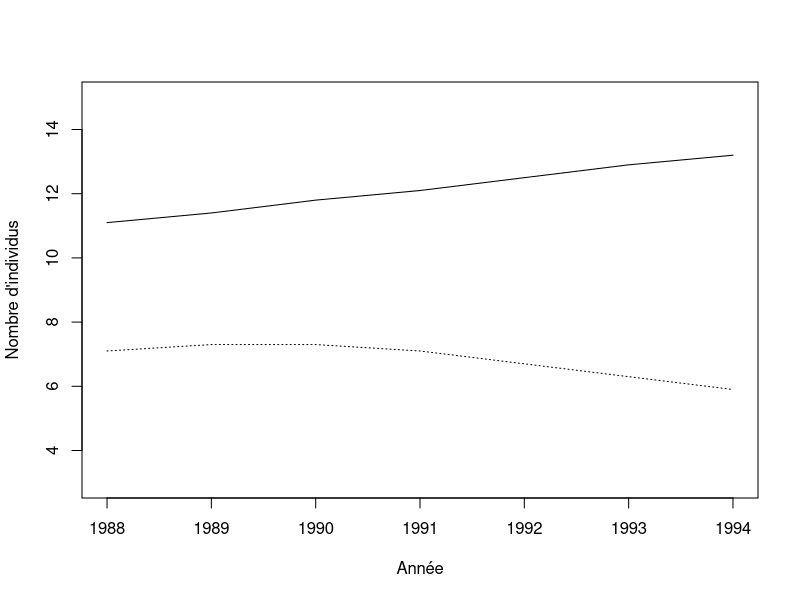
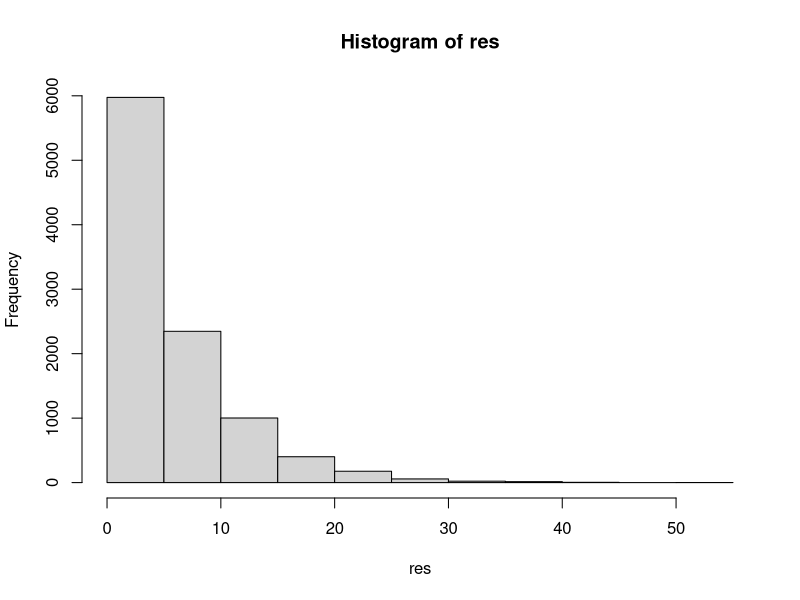
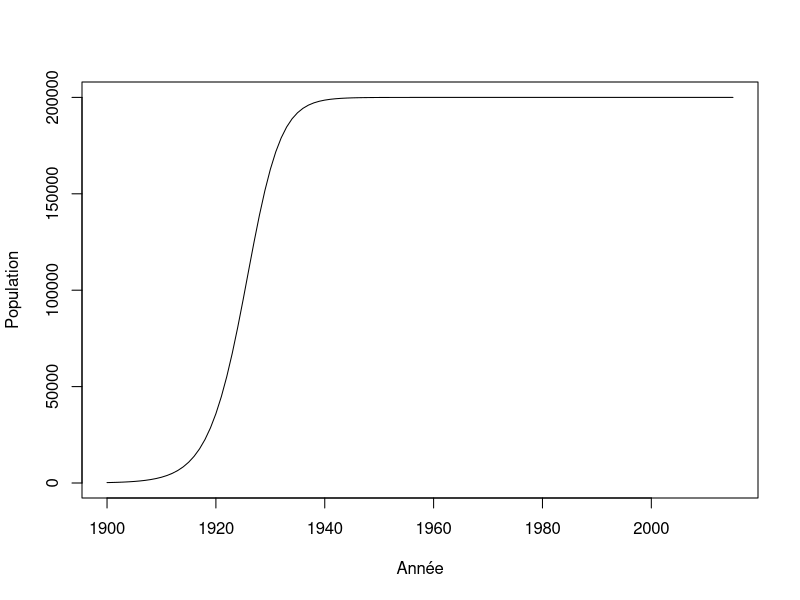
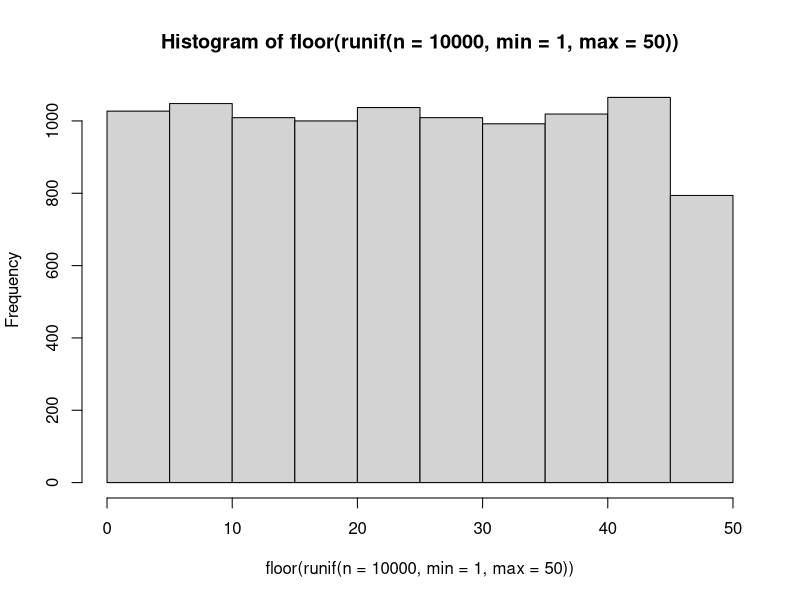
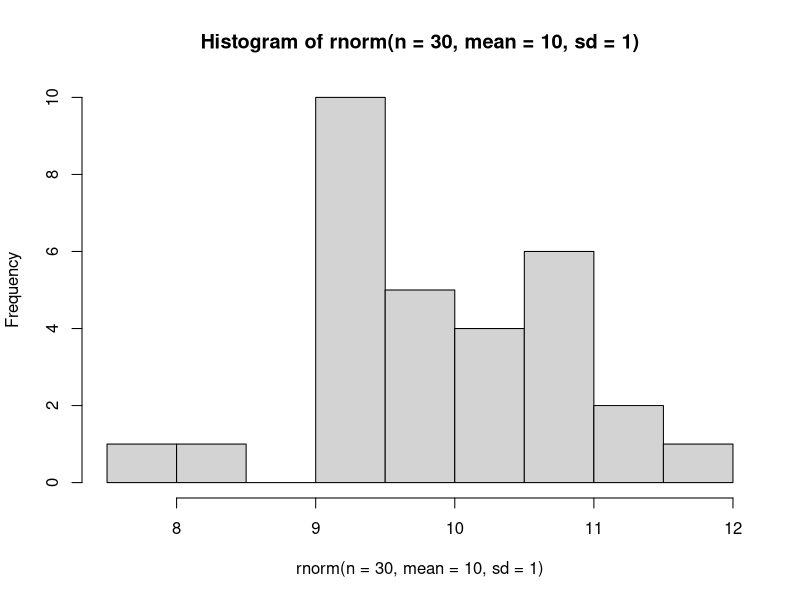
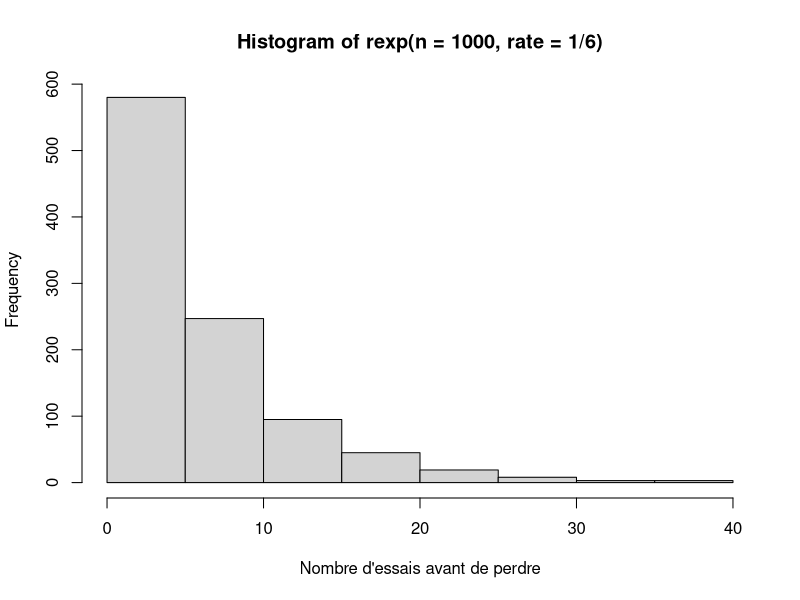
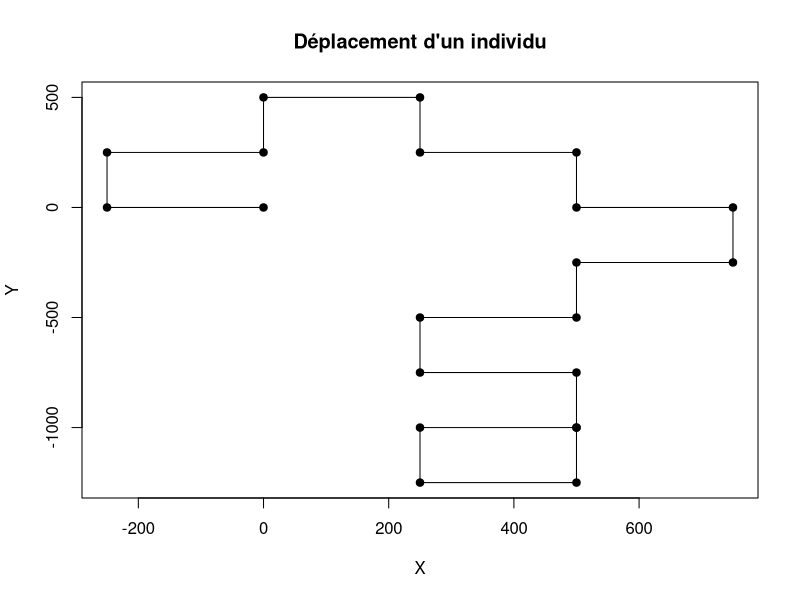
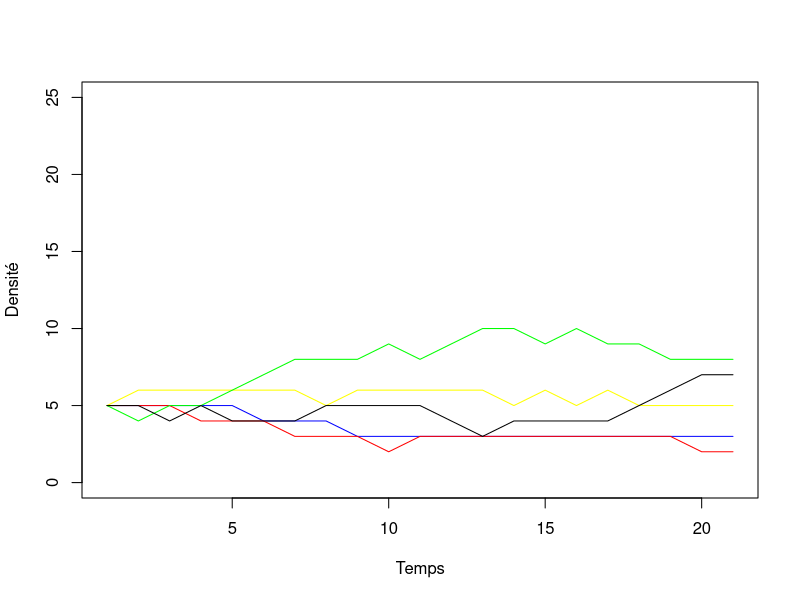

Reproduce these figures in R, in order.
## ---- chunk 1
donnees <- matrix(nr = 7, nc = 2)
donnees[,1] <- c(11.1,11.4,11.8,12.1,12.5,12.9,13.2) #Cameroun
donnees[,2] <- c(7.1,7.3,7.3,7.1,6.7,6.3,5.9) #Rwanda
an <- c(1988:1994)
donnees
## ---- chunk 2
plot(an, donnees[,1], type = "l", xlab = "Année", ylab = "Nombre d'individus", ylim=c(3,15), cex=2)
lines(an, donnees[,2], lty = 3)
## ---- chunk 3
lambda <- matrix(nrow = 6, ncol = 2)
lambda[1,1] <- (donnees[2,1] - donnees[1,1]) / donnees[1,1]
## ---- chunk 4
lambda[2,1] <- (donnees[3,1] - donnees[2,1]) / donnees[2,1]
## ---- chunk 5
depart <- 1
fin <- 5
for(etape in depart:fin) {
    print(etape)
}
## ---- chunk 6
for(etape in c("Bonjour", "programmeurs", "en R")) {
    print(etape)
}
## ---- chunk 7
for(etape in 1:5) {
    print(etape*2)
}
## ---- chunk 8
for(C in -50:100) {
    cat("Pour C = ",C," on obtient F = ",1.8*C + 32, '\n')
}
## ---- chunk 9
test <- runif(5, 0,1)
for(etape in 1:5) {
    print(test[etape])
}
## ---- chunk 10
for(etape in 1:8) {
    cat("À l'étape", etape, ", la boucle est complétée à", etape/8*100, "%.", '\n')
}
## ---- chunk 11
n <- 1
for(etape in -2:5) {
    cat("etape = ",etape, " n = ",n, '\n')
    n <- n + 1
}
## ---- chunk 12
n <- 1
for(etape in 1:10) n <- n*etape
n
## ---- chunk 13
ma_matrice <- matrix(nrow = 5, ncol = 3)
n <- 1
for(i in 1:5) {
    for(j in 1:3) {
        ma_matrice[i,j] <- n
        n <- n + 1
    }
}
ma_matrice
## ---- chunk 14
piece <- c("pile","face")
combinaison = "face-face"
while(combinaison != "pile-pile") {
    essai1 <- sample(piece, 1)
    essai2 <- sample(piece, 1)
    combinaison <- paste(essai1, "-" , essai2, sep = "")
    print(combinaison)
}
## ---- chunk 15
de <- c(1:6)
n_test <- 10000
res <- numeric(n_test)
for(i in 1:n_test) {
	n <- 0
	face <- 0
	while(face != 1) {
		face <- sample(de,1)
		n <- n + 1
	}
	res[i] <- n
}
mean(res)
## ---- chunk 16
hist(res)
## ---- chunk 17
r <- 0.3
N <- 220
K <- 200000
step <- 1
while(N < K/2) {
    N <- N + r * N * (1 - N/K)
    step <- step + 1
}
step
## ---- chunk 18
r <- 0.3
K <- 200000
n_steps <- 115
N <- numeric(n_steps+1)
N[1] <- 220

for(i in 2:(n_steps+1)) {
    N[i] <- N[i-1] + r * N[i-1] * (1 - N[i-1]/K)
}
N[25:30]
## ---- chunk 19
plot(c(1900:2015), N, type = "l", xlab = "Année", ylab = "Population")
## ---- chunk 20
X <- runif(n = 10)
res <- numeric(10)
for(i in 1:10) {
    if(X[i] < 0.3) {
        res[i] <- "plus petit"
    }
    else {
        res[i] <- "plus grand"
    }
}
cbind(X,res)
## ---- chunk 21
res2 <- numeric(10)
for(i in 1:10) {
    if(X[i] > 0.2 & X[i] < 0.6) {
        res2[i] <- "oui"
    }
    else {
        res2[i] <- "non"
    }
}
cbind(X,res2)
## ---- chunk 22
res2 <- numeric(10)
res2[X > 0.2 & X < 0.6] <- "oui"
res2[X < 0.2 | X > 0.6] <- "non"
cbind(X,res2)
## ---- chunk 23
tri <- function(x){
	# Calcul de la dimension du vecteur
	taille <- length(x)
	ordre <- "NON"
	# Boucle qui tourne jusqu'à ce que tout soit en ordre
	while(ordre == "NON") {
		ordre <- "OUI"
		# Boucle qui passe tous les éléments en paires
		for(i in 1:(taille-1)) {
			if(x[i+1] < x[i]) {
				# Inversion des deux lettres
				x[c(i,i+1)] <- x[c(i+1,i)]
				# Comme un changement a été fait, l'ordre
				# n'est pas encore garanti
				ordre <- "NON"
			}
		}
	}
	return(x)
}
tri(c("E", "Z", "F", "C", "D"))

## ---- chunk 24
valeurs <- c("2", "3", "4", "5", "6", "7", "8", "9", "10", "valet", "reine", "roi", "as")
couleurs <- rep(c("pique", "trèfle", "carreau", "coeur"),each = 13)
cartes <- paste(valeurs,"-",couleurs)
tirage <- function(n, cartes) {
    sample(x = cartes, size = n, replace = FALSE)
}
tirage(3, cartes)
## ---- chunk 25

scrabble <- read.table(file = "./donnees/lettres.txt", header=TRUE, sep = " ")
res <- sample(scrabble[,1],7)
res

## ---- chunk 26
hist(floor(runif(n = 10000, min = 1, max = 50)))
## ---- chunk 27
hist(rnorm(n = 30, mean = 10, sd = 1))
## ---- chunk 28
rbinom(n = 10, size = 1, prob = 0.5)
## ---- chunk 29
rmultinom(n = 3, size = 1, prob = rep(1/6, 6))
## ---- chunk 30
hist(rexp(n = 1000, rate = 1/6),
xlab = "Nombre d'essais avant de perdre")
## ---- chunk 31
set.seed(1)
p <- 0.55
alea <- runif(n = 1, min = 0, max = 1)
if(alea < p) res = "pile" else res = "face"
res
## ---- chunk 32
set.seed(1)
## ---- chunk 33

X <- runif(n = 10000, min = 0, max = 1)
p <- 0.2
res <- numeric(length = 10000)
res[X<p] <- 1
sum(res)

X <- runif(n = 10000, min = 0, max = 1)
p <- 0.2
res <- numeric(length = 10000)
res[X<p] <- 1
sum(res)

10000*p
## ---- chunk 34
# Fonction qui permet de modifier la direction de marche de la personne
#
# ENTREES:
#   DirectionDepart:    la direction vers laquelle la personne se deplace pour le moment.
#   Probabilite:        un vecteur contenant les probabilites d'aller dans l'une ou l'autre des directions. 
#                       Probabilite = c(ProbabiliteGauche, ProbabiliteDroite)
#
# SORITES:
#   NouvelleDirection:  la direction vers laquelle la personne va se deplacer au prochain carrefour.
#
ChangerDirection = function(DirectionDepart, Probabilite){
  
  # A COMPLETER: Mettre la condition pour tourner a gauche
  if(runif(1,0,1) < Probabilite[1]){ # <-- Manque du code
    # On tourne a gauche
    NouvelleDirection = DirectionDepart - pi/2
  }
  else{
    # On tourne a droite
    NouvelleDirection = DirectionDepart + pi/2
  }
  
  return(NouvelleDirection)
  
}

# Fonction qui permet de calculer les nouvelles coordonnees de la personne suite a un deplacement
#
# ENTREES:
#   PositionCourante:   un vecteur contenant la position de la personne pour le moment.
#                       PositionCourante = c(PositionX, PositionY)
#   Direction:          la direction vers laquelle la personne va se deplacer.
#
# SORITES:
#   NouvellePosition:   un vecteur contenant la position de la personne apres son deplacement.
#                       NouvellePosition = c(NouvellePositionX, NouvellePositionY)
#
Deplacement = function(PositionCourante, Direction){
  
  # A COMPLETER: Calcul des nouvelles coordonnées
  NouvellePositionX = PositionCourante[1] + sin(Direction)*250 # <-- Manque du code
  NouvellePositionY = PositionCourante[2] + cos(Direction)*250 # <-- Manque du code
  
  # On place les nouvelles positions pour chacune des coordonnees dans un vecteur
  NouvellePosition = c(NouvellePositionX, NouvellePositionY)
  
  return(NouvellePosition)
}
## ---- chunk 35
# ChangerDirection <- function(DirectionDepart, Probabilite){...}
# Deplacement <- function(PositionCourante, Direction){...}

nsteps <- 20
xy <- matrix(0,nrow = 21, ncol = 2)
xy[1,] <- c(0,0)
direction <- 0
probabilite <- c(0.5,0.5)
set.seed(2)
for(step in 2:(nsteps+1)) {
  
  # Calcul de la nouvelle direction
  direction <- ChangerDirection(direction, probabilite)
 
  # Calcul des nouvelles coordonnees
  xy[step,] <- Deplacement(xy[step-1,], direction)
}
## ---- chunk 36
plot(xy[,1],xy[,2], type = "l", 
    xlab = "X", ylab = "Y", main = "Déplacement d'un individu")
points(xy[,1],xy[,2],pch = 19)
## ---- chunk 37
res <- numeric(50)

set.seed(3)
for (j in 1:50){
nsteps <- 20
xy <- matrix(0,nrow = 21, ncol = 2)
xy[1,] <- c(0,0)
direction <- 0
probabilite <- c(0.5,0.5)
for(step in 2:(nsteps+1)) {
  
  direction <- ChangerDirection(direction, probabilite)
 
  xy[step,] <- Deplacement(xy[step-1,], direction)
}
dist <- sqrt(xy[21,1]^2 + xy[21,2]^2)
res[j] <- dist
}
mean(res)
## ---- chunk 38
etats <- c("A", "B", "C", "D", "E")
p <- c(0.1, 0.5, 0.2, 0.05, 0.15)
sum(p)

# On utilise cumsum pour calculer la probabilité cumulative
cump <- cumsum(p)
cump
## ---- chunk 39
alea <- runif(1,0,1)
alea
n_etats <- 5; i = 1; plus_petit = FALSE
while(plus_petit == FALSE) {
    if(alea < cump[i]) {
        decision <- etats[i]
        plus_petit <- TRUE
    }
    else {
        i <- i + 1
    }
}
decision
## ---- chunk 40
tirage <- function(p) {
    etats <- c("A", "B", "C", "D", "E")
    res <- rmultinom(n=1,size=1,prob=p)
    etats[which(res==1)]
}
tirage(p)
## ---- chunk 41
nsteps <- 20
nsac <- 130
couleursac <- c(rep(20,2),rep(30,3))
ncorde <- 5
ntotalcorde <- 25
matres <- matrix(nr = nsteps+1, nc = ncorde)
matres[1,] <- rep(5,5)
colnames(matres) <- c("bleu", "rouge", "jaune", "vert", "noir")

# Une fonction utile pour faire des tirages
# Elle retourne la position de la couleur pigée au hasard
tirage  <- function(p) {
  res <- rmultinom(n=1,size=1,prob=p)
  return(which(res==1))
}
## ---- chunk 42
# La boucle principale
for(step in 2:(nsteps+1)) {
  # Calcul de l'abondance relative
  p <- matres[step-1,] / ntotalcorde
  # On tire l'identité du morceau qui s'envole
  ID_envol <- tirage(p)
  # On applique le changement
  matres[step,] <- matres[step-1,]
  matres[step,ID_envol] <- matres[step,ID_envol] - 1
  # On tire l'identité de la recrue
  # Calcul de l'abondance relative
  p <- couleursac/nsac
  ID_recrue <- tirage(p)
  matres[step,ID_recrue] <- matres[step,ID_recrue] + 1
  couleursac[ID_recrue] <- couleursac[ID_recrue] - 1
  nsac <- nsac - 1
}
matres[21,]
## ---- chunk 43
# Illustration des résultats
colo <- c("red","yellow", "green", "black")
plot(c(1:(nsteps+1)), matres[,1], type = "l", ylim = c(0,ntotalcorde),
     xlab = "Temps", ylab = "Densité", col = "blue")
for(i in 2:(ncorde)) lines(c(1:(nsteps+1)), matres[,i], col = colo[i-1])

## ---- chunk 44
x <- runif(1000)
system.time(sort(x))
system.time(tri(x))

## ---- chunk 45
n <- 2*10^seq(1,3,0.1)
res <- numeric(length(n))
for(i in 1:length(res)) {
	x <- runif(n[i])
	res[i] <- system.time(tri(x))[3]
}
plot(n,res, type = "l", xlab = "Taille", ylab = "Temps")
## ---- chunk 46
f1 <- function(x) {
	taille <- length(x)
	x2 <- numeric(taille)
	for(i in 1:taille) if(x[i] < 0.5) x2[i] <- 1
}
f2 <- function(x) {
	x2 <- x*0
	x2[x<0.5] <- 1
}
## ---- chunk 47
x <- runif(1000000)
system.time(f1(x))
system.time(f2(x))
## ---- chunk 48
f1 <- function(x) {
	res <- numeric(ncol(x))
	for(j in 1:ncol(x)) {
		for(i in 1:nrow(x)){
			res[j] <- res[j] + x[i,j]
		}
	}
}
X <- matrix(runif(3000*3000),nr=3000,nc=3000)
## ---- chunk 49
system.time(rowSums(X))
system.time(apply(X,2,sum))
system.time(f1(X))
## ---- chunk 50

quadrats <- read.table(file = "./donnees/quadrats.txt", header=TRUE, sep = ";")
head(quadrats)
